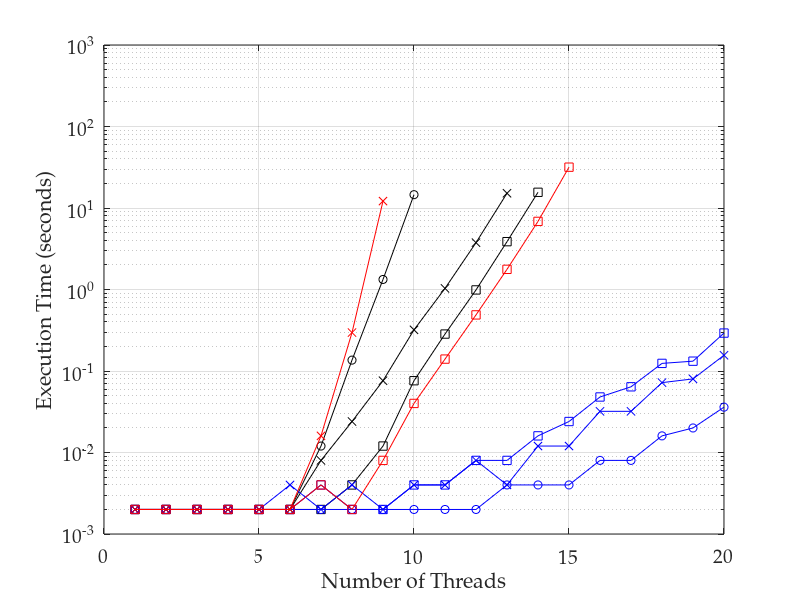

MATLAB code for this plot: (Note: this script raises an error after producing the figure.)
%% importing data
transitions = dlmread('t43_time_tpl2_ops1.csv', ',', 0, 0);
ss = dlmread('ss21_time.csv', ',', 0, 0);
ssthreads = [1:13];
% convert 0 values to NaNs, as these don't plot
transitions(transitions==0)=nan;
threads = [1:20];

%% plotting lines

semilogy(threads, transitions(:, 1), 'ko-')
hold on
semilogy(ssthreads, ss, 'kx-')
semilogy(threads, transitions(:, 3), 'ks-')
semilogy(threads, transitions(:, 4), 'bo-')
semilogy(threads, transitions(:, 5), 'bx-')
semilogy(threads, transitions(:, 6), 'bs-')
semilogy(threads, transitions(:, 7), 'rx-')
semilogy(threads, transitions(:, 8), 'rs-')
hold off
grid on

%% adding axis labels
ax = gca;
set(ax, 'FontName', 'Palatino Linotype', 'FontSize', 14);
xlabel('Number of Threads');
ylabel('Execution Time (seconds)');
axis([0 20 .001 1000])
ax.XTick = [0 5 10 15 20];
ax.YTick = [0.01 0.1 1 10 100];
set(ax,'YMinorGrid','Off', 'YMinorTick','Off');

%% output pdf file
h = figure(1);
h.Units = 'centimeters'; % set figure position to cm
%h.Position(2) = [h.Position(2)-9]; % set figure position bevore resize
h.Position([3:4]) = [10,7]; % resize figure
Plot2LaTeX( h, 't43_time_tpl2_ops1' )
